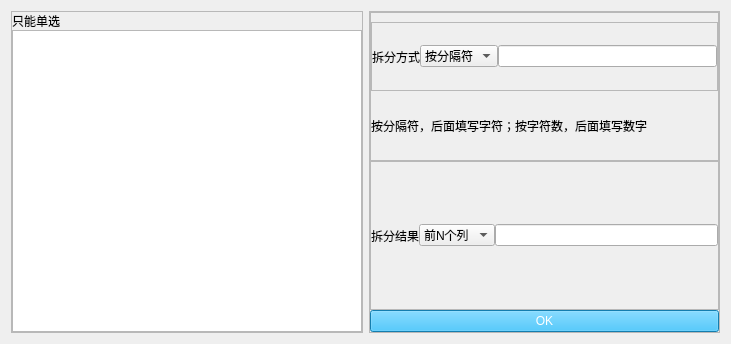
<?xml version="1.0" encoding="UTF-8"?>
<ui version="4.0">
 <class>Form</class>
 <widget class="QWidget" name="Form">
  <property name="geometry">
   <rect>
    <x>0</x>
    <y>0</y>
    <width>731</width>
    <height>344</height>
   </rect>
  </property>
  <property name="windowTitle">
   <string>拆分列</string>
  </property>
  <layout class="QHBoxLayout" name="horizontalLayout_3">
   <item>
    <widget class="QFrame" name="frame">
     <property name="frameShape">
      <enum>QFrame::StyledPanel</enum>
     </property>
     <property name="frameShadow">
      <enum>QFrame::Raised</enum>
     </property>
     <layout class="QVBoxLayout" name="verticalLayout" stretch="0,0">
      <property name="spacing">
       <number>0</number>
      </property>
      <property name="leftMargin">
       <number>0</number>
      </property>
      <property name="topMargin">
       <number>0</number>
      </property>
      <property name="rightMargin">
       <number>0</number>
      </property>
      <property name="bottomMargin">
       <number>0</number>
      </property>
      <item>
       <widget class="QLabel" name="label">
        <property name="text">
         <string>只能单选</string>
        </property>
       </widget>
      </item>
      <item>
       <widget class="QListWidget" name="listWidget"/>
      </item>
     </layout>
    </widget>
   </item>
   <item>
    <widget class="QFrame" name="frame_2">
     <property name="frameShape">
      <enum>QFrame::StyledPanel</enum>
     </property>
     <property name="frameShadow">
      <enum>QFrame::Raised</enum>
     </property>
     <layout class="QVBoxLayout" name="verticalLayout_3">
      <property name="spacing">
       <number>0</number>
      </property>
      <property name="leftMargin">
       <number>0</number>
      </property>
      <property name="topMargin">
       <number>0</number>
      </property>
      <property name="rightMargin">
       <number>0</number>
      </property>
      <property name="bottomMargin">
       <number>0</number>
      </property>
      <item>
       <widget class="QFrame" name="frame_5">
        <property name="frameShape">
         <enum>QFrame::StyledPanel</enum>
        </property>
        <property name="frameShadow">
         <enum>QFrame::Raised</enum>
        </property>
        <layout class="QVBoxLayout" name="verticalLayout_2">
         <property name="spacing">
          <number>0</number>
         </property>
         <property name="leftMargin">
          <number>0</number>
         </property>
         <property name="rightMargin">
          <number>0</number>
         </property>
         <property name="bottomMargin">
          <number>0</number>
         </property>
         <item>
          <widget class="QFrame" name="frame_3">
           <property name="frameShape">
            <enum>QFrame::StyledPanel</enum>
           </property>
           <property name="frameShadow">
            <enum>QFrame::Raised</enum>
           </property>
           <layout class="QHBoxLayout" name="horizontalLayout">
            <property name="spacing">
             <number>0</number>
            </property>
            <property name="leftMargin">
             <number>0</number>
            </property>
            <property name="topMargin">
             <number>0</number>
            </property>
            <property name="rightMargin">
             <number>0</number>
            </property>
            <property name="bottomMargin">
             <number>0</number>
            </property>
            <item>
             <widget class="QLabel" name="label_2">
              <property name="text">
               <string>拆分方式</string>
              </property>
             </widget>
            </item>
            <item>
             <widget class="QComboBox" name="cb1">
              <item>
               <property name="text">
                <string>按分隔符</string>
               </property>
              </item>
              <item>
               <property name="text">
                <string>按字符数</string>
               </property>
              </item>
             </widget>
            </item>
            <item>
             <widget class="QLineEdit" name="le1"/>
            </item>
           </layout>
          </widget>
         </item>
         <item>
          <widget class="QLabel" name="label_4">
           <property name="text">
            <string>按分隔符，后面填写字符；按字符数，后面填写数字</string>
           </property>
          </widget>
         </item>
        </layout>
       </widget>
      </item>
      <item>
       <widget class="QFrame" name="frame_4">
        <property name="frameShape">
         <enum>QFrame::StyledPanel</enum>
        </property>
        <property name="frameShadow">
         <enum>QFrame::Raised</enum>
        </property>
        <layout class="QHBoxLayout" name="horizontalLayout_2">
         <property name="spacing">
          <number>0</number>
         </property>
         <property name="leftMargin">
          <number>0</number>
         </property>
         <property name="topMargin">
          <number>0</number>
         </property>
         <property name="rightMargin">
          <number>0</number>
         </property>
         <property name="bottomMargin">
          <number>0</number>
         </property>
         <item>
          <widget class="QLabel" name="label_3">
           <property name="text">
            <string>拆分结果</string>
           </property>
          </widget>
         </item>
         <item>
          <widget class="QComboBox" name="cb2">
           <item>
            <property name="text">
             <string>前N个列</string>
            </property>
           </item>
           <item>
            <property name="text">
             <string>第N列</string>
            </property>
           </item>
          </widget>
         </item>
         <item>
          <widget class="QLineEdit" name="le2"/>
         </item>
        </layout>
       </widget>
      </item>
      <item>
       <widget class="QPushButton" name="pushButton">
        <property name="styleSheet">
         <string notr="true">color: rgb(255, 255, 255); background-color: rgb(28, 177, 245);</string>
        </property>
        <property name="text">
         <string>OK</string>
        </property>
       </widget>
      </item>
     </layout>
    </widget>
   </item>
  </layout>
 </widget>
 <resources/>
 <connections/>
</ui>
